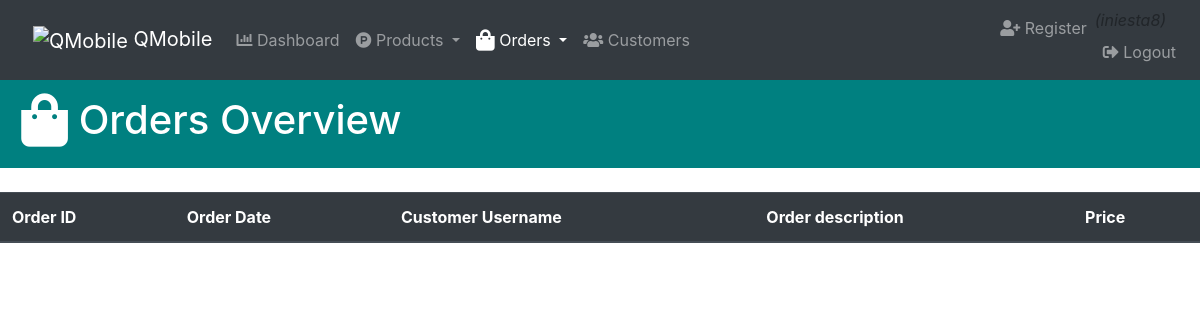
The page /admin/order.php (signed in) on the database as committed earlier.
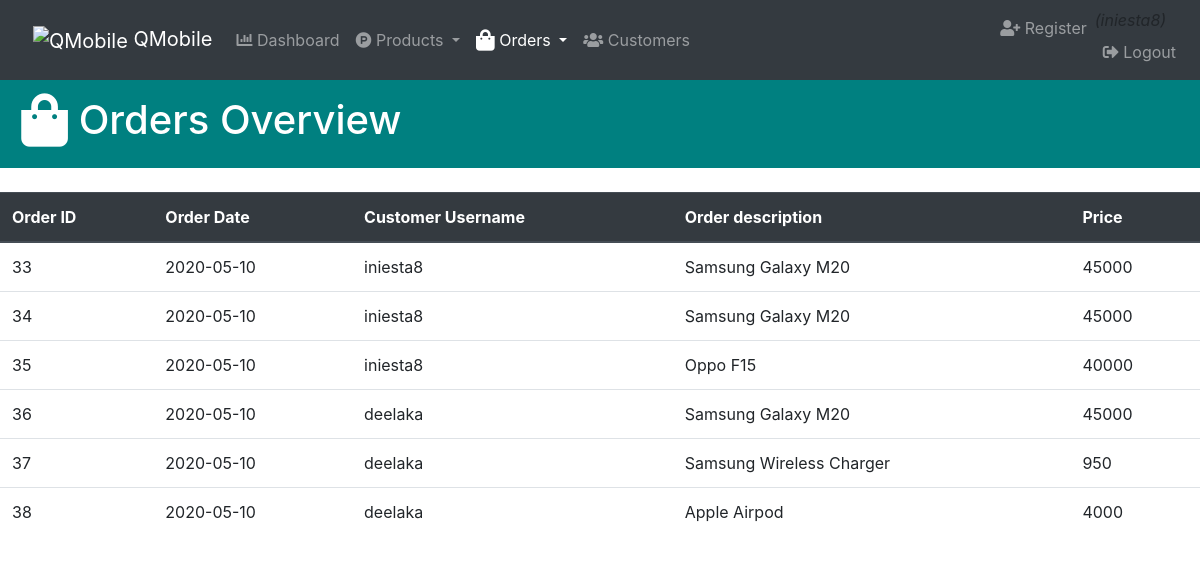
The same page on the database as committed later.
### tables this page shows
CREATE TABLE IF NOT EXISTS `orders` (
  `orderId` int(11) NOT NULL AUTO_INCREMENT,
  `orderdate` varchar(255) NOT NULL,
  `customer` varchar(255) NOT NULL,
  `orderName` varchar(255) NOT NULL,
  `price` int(11) NOT NULL,
  PRIMARY KEY (`orderId`)
);

### admin/dbconnection.php (the view, shortened to what this page needs)
<?php
    $db = mysqli_connect('localhost','root','','registeruser');
    function getOrderDetails(){
        global $db;
        $order = "SELECT * FROM orders";
        $order_result = mysqli_query($db,$order);
        while($row = mysqli_fetch_assoc($order_result)){
            orderdetails($row['orderId'],$row['orderdate'],$row['customer'],$row['orderName'],$row['price']);
        }
    }
    function orderdetails($orderId,$orderdate,$customer,$orderName,$price){
        echo "<tr>";
            echo "<td>$orderId</td>";
            echo "<td>$orderdate</td>";
            echo "<td>$customer</td>";
            echo "<td>$orderName</td>";
            echo "<td>$price</td>";
        echo "</tr>";
    }
?>

### admin/order.php (shortened to what this page needs)
<?php
    include('dbconnection.php');
?>
<!DOCTYPE html>
<html lang="en">
<head>
    <link rel="stylesheet" href="https://stackpath.bootstrapcdn.com/bootstrap/4.4.1/css/bootstrap.min.css"
>
    <link rel="stylesheet" href="https://cdnjs.cloudflare.com/ajax/libs/font-awesome/5.11.2/css/all.css">
    <link rel="stylesheet" href="https://stackpath.bootstrapcdn.com/font-awesome/4.7.0/css/font-awesome.min.css">
</head>
<body>
    <nav class="navbar navbar-expand-md navbar-dark bg-dark">
        <a href="./index.php" class="navbar-brand">&nbsp;&nbsp;
            <img src="./Resourses/8LWpMxMS_400x400.jpg" height="40" width="40" alt="QMobile"> QMobile
        </a>
        <div class="collapse navbar-collapse" id="menu">
            <ul class="navbar-nav">
                <li class="nav-item">
                    <a href="./index.php" class="nav-link" >
                        <i class="fas fa-chart-bar"></i> Dashboard
                    </a>
                </li>
                <li class="nav-item">
                    <div class="dropdown">
                        <a href="#" class="nav-link dropdown-toggle" data-toggle="dropdown">
                            <i class="fab fa-product-hunt"></i> Products
                        </a>
                    </div>
                </li>
                <li class="nav-item">
                    <div class="dropdown">
                        <a href="#" class="nav-link dropdown-toggle active" data-toggle="dropdown">
                            <i class="fas fa-shopping-bag fa-lg"></i> Orders
                        </a>
                    </div>
                </li>
                <li class="nav-item">
                    <a href="./customer.php" class="nav-link" >
                        <i class="fas fa-users"></i> Customers
                    </a>
                </li>
            </ul>
            <ul class="navbar-nav ml-auto">
                <li class="nav-item">
                    <a href="register_admin.php" class="nav-link">
                        <i class="fas fa-user-plus"></i> Register
                    </a>
                </li>
                <li class="nav-item">
                <?php
                        if($_SESSION['username']==true){
                    ?>
                            <i style="#888;">(<?php echo $_SESSION['username']; ?>)</i><br>
                    <?php }else{
                            header('location:admin_login.php');
                        }
                    ?>
                    <a href="logout.php" class="nav-link">
                        <i class="fas fa-sign-out-alt"></i> Logout
                    </a>
                </li>
            </ul>
        </div>
    </nav>
    <div class="text-white py-3" style="background-color: teal;">
        <h1>&nbsp;&nbsp;<span class="fas fa-shopping-bag fa-lg"></span> Orders Overview</h1>
    </div><br>
    <table class="table">
        <thead class="thead-dark">
            <tr>
                <th scope="col">Order ID</th>
                <th scope="col">Order Date</th>
                <th scope="col">Customer Username</th>
                <th scope="col">Order description</th>
                <th scope="col">Price</th>
            </tr>
        </thead>
        <tbody>
            <?php
                getOrderDetails();
            ?>
        </tbody>
    </table>
</body>
</html>

Rows that differ between the two databases and show on the page:
added orders: orderId "33", orderdate "2020-05-10", customer "iniesta8", orderName "Samsung Galaxy M20", price "45000"
added orders: orderId "34", orderdate "2020-05-10", customer "iniesta8", orderName "Samsung Galaxy M20", price "45000"
added orders: orderId "35", orderdate "2020-05-10", customer "iniesta8", orderName "Oppo F15", price "40000"
added orders: orderId "36", orderdate "2020-05-10", customer "deelaka", orderName "Samsung Galaxy M20", price "45000"
added orders: orderId "37", orderdate "2020-05-10", customer "deelaka", orderName "Samsung Wireless Charger", price "950"
added orders: orderId "38", orderdate "2020-05-10", customer "deelaka", orderName "Apple Airpod", price "4000"
